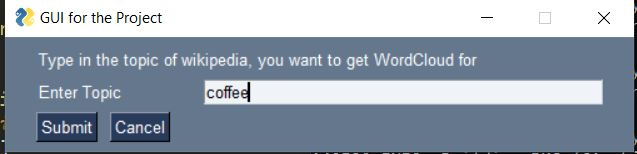

This chart was generated by the following Python code:
import PySimpleGUI as sg
import os
import wikipedia
from wordcloud import WordCloud, STOPWORDS
import os
import numpy as np
from PIL import Image
import re 
import nltk
from nltk.corpus import stopwords
from nltk.stem import WordNetLemmatizer
from nltk.stem import PorterStemmer
import sys

currdir = os.path.dirname(__file__)
if __name__ == '__main__':

  form = sg.FlexForm('GUI for the Project')  # begin with a blank form

  layout = [
          [sg.Text('Type in the topic of wikipedia, you want to get WordCloud for')],
          [sg.Text('Enter Topic', size=(15, 1)), sg.InputText('')],
          [sg.Submit(), sg.Cancel()]
         ]

  button, values = form.Layout(layout).Read() 


  title = wikipedia.search(str(values))[0]
  page =  wikipedia.page(title)

  text = page.content
  mask = np.array(Image.open(os.path.join(currdir,"cloud.png")))
  stop = set(STOPWORDS)
  wc = WordCloud(background_color="white",mask=mask,max_words=200,stopwords=stop)
  messages = nltk.sent_tokenize(text)
  corpus=[]
  lemmatizer = WordNetLemmatizer()
  stemmer = PorterStemmer()
  for i in range(len(messages)):
      temporary = re.sub('[^a-zA-Z]',' ',messages[i])
      temporary = temporary.lower()
      temporary = temporary.split()
      temporary = [stemmer.stem(word) for word in temporary if word not in set(stopwords.words('english'))]
      temporary = ' '.join(temporary)
      corpus.append(temporary)

  listToStr = ' '.join([str(elem) for elem in corpus]) 
  wc.generate(listToStr)
  wc.to_file(os.path.join(currdir,"wc.png"))

  os.system('wc.png')
